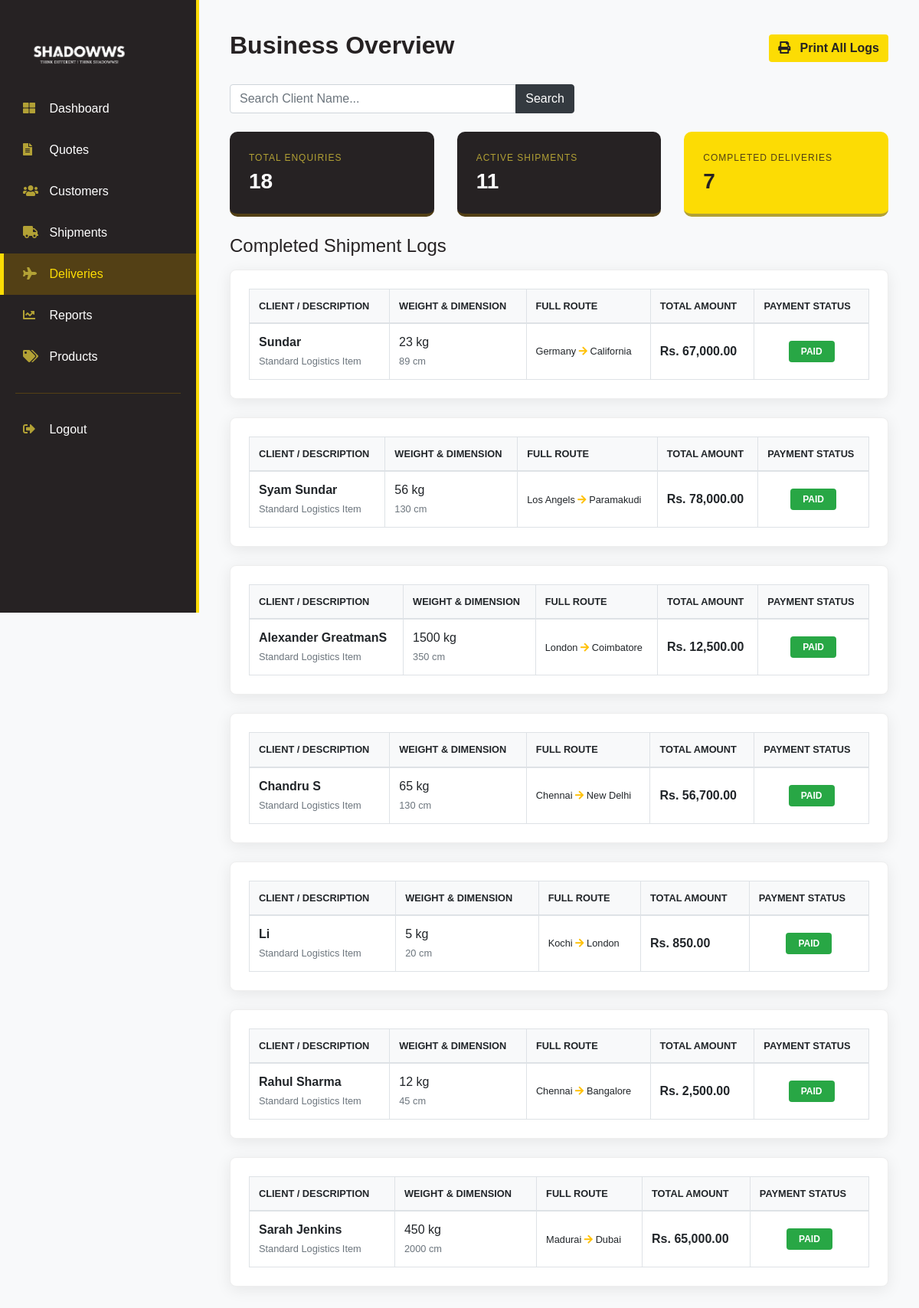
Screenshot of /admin_deliveries.php with the database file from the repository.
### tables this page shows
CREATE TABLE `tbl_shipments` (
  `id` int(11) NOT NULL,
  `quote_id` int(11) DEFAULT NULL,
  `tracking_id` varchar(50) DEFAULT NULL,
  `current_status` enum('Ordered','In Transit','Out for Delivery','Delivered') DEFAULT 'Ordered',
  `location` varchar(100) DEFAULT NULL,
  `expected_delivery` date DEFAULT NULL,
  `updated_at` timestamp NOT NULL DEFAULT current_timestamp() ON UPDATE current_timestamp(),
  `payment_status` varchar(50) DEFAULT NULL
);

CREATE TABLE `tbl_quoteform` (
  `Id` int(11) NOT NULL,
  `Origin` varchar(100) DEFAULT NULL,
  `Destination` varchar(100) DEFAULT NULL,
  `Weight` int(11) DEFAULT NULL,
  `Dimension` int(11) DEFAULT NULL,
  `Name` varchar(50) DEFAULT NULL,
  `Email` varchar(50) DEFAULT NULL,
  `Phone` varchar(20) DEFAULT NULL,
  `Message` text DEFAULT NULL,
  `Status` varchar(20) DEFAULT 'pending',
  `Quoted_price` decimal(15,2) DEFAULT NULL,
  `Created_at` timestamp NOT NULL DEFAULT current_timestamp()
);

### admin_deliveries.php (the view, shortened to what this page needs)
<?php
$total_quotes = mysqli_fetch_assoc(mysqli_query($conn, "SELECT COUNT(*) as count FROM tbl_QuoteForm"))['count'];
$total_shipments = mysqli_fetch_assoc(mysqli_query($conn, "SELECT COUNT(*) as count FROM tbl_shipments"))['count'];
$delivered = mysqli_fetch_assoc(mysqli_query($conn, "SELECT COUNT(*) as count FROM tbl_shipments WHERE current_status='Delivered'"))['count'];
$search = $_GET['search_client'] ?? '';
$query = "SELECT s.*, q.Name, q.Email, q.Phone, q.Origin, q.Destination, q.Weight, q.Dimension, q.Quoted_price, q.created_at as order_date
          FROM tbl_shipments s
          JOIN tbl_QuoteForm q ON s.quote_id = q.Id
          WHERE s.current_status = 'Delivered'";
$query .= " ORDER BY s.updated_at DESC";
$result = mysqli_query($conn, $query);
?>
<!DOCTYPE html>
<html lang="en">
<head>
    <link href="https://stackpath.bootstrapcdn.com/bootstrap/4.4.1/css/bootstrap.min.css" rel="stylesheet">
    <link href="https://cdnjs.cloudflare.com/ajax/libs/font-awesome/5.10.0/css/all.min.css" rel="stylesheet">
    <link href="css/new.css" rel="stylesheet">
</head>
<body>
    <?php include "admin_header.php" ?>
    <div class="admin-main">
        <div class="d-flex justify-content-between align-items-center mb-4 no-print">
            <h2 style="font-weight: bold;">Business Overview</h2>
            <button onclick="window.print()" class="btn btn-approve">
                <i class="fa fa-print mr-2"></i> Print All Logs
            </button>
        </div>
        <form method="GET" class="mb-4 no-print">
            <div class="input-group" style="max-width: 450px;">
                <input type="text" name="search_client" class="form-control" placeholder="Search Client Name..." value="<?php echo htmlspecialchars($search); ?>">
                <div class="input-group-append">
                    <button class="btn btn-dark" type="submit">Search</button>
                </div>
            </div>
        </form>
        <div class="row mb-4 no-print">
            <div class="col-md-4"><div class="report-stats-card"><p>Total Enquiries</p><h3><?php echo $total_quotes; ?></h3></div></div>
            <div class="col-md-4"><div class="report-stats-card"><p>Active Shipments</p><h3><?php echo $total_shipments; ?></h3></div></div>
            <div class="col-md-4"><div class="report-stats-card gold-variant"><p>Completed Deliveries</p><h3><?php echo $delivered; ?></h3></div></div>
        </div>
        <h4 class="mb-3 no-print">Completed Shipment Logs</h4>
        <div class="report-container">
            <?php while($row = mysqli_fetch_assoc($result)) { ?>
                <div class="section-card p-4 mb-4 shipment-entry" style="border: 1px solid #eee; background: #fff;">
                    <table class="table table-bordered mb-0">
                        <thead style="background-color: #f8f9fa;">
                            <tr class="small text-uppercase">
                                <th>Client / Description</th>
                                <th>Weight & Dimension</th>
                                <th>Full Route</th>
                                <th>Total Amount</th>
                                <th>Payment Status</th>
                            </tr>
                        </thead>
                        <tbody>
                            <tr>
                                <td class="align-middle">
                                    <strong><?php echo $row['Name']; ?></strong><br>
                                    <span class="text-muted small">Standard Logistics Item</span>
                                </td>
                                <td class="align-middle">
                                    <?php echo $row['Weight']; ?> kg<br>
                                    <small class="text-muted"><?php echo $row['Dimension'] ?? 'N/A'; ?> cm</small>
                                </td>
                                <td class="align-middle small">
                                    <?php echo $row['Origin']; ?> <i class="fa fa-arrow-right text-warning"></i> <?php echo $row['Destination']; ?>
                                </td>
                                <td class="align-middle font-weight-bold">
                                    Rs. <?php echo number_format($row['Quoted_price'], 2); ?>
                                </td>
                                <td class="align-middle text-center">
                                    <span class="badge badge-success px-3 py-2">PAID</span>
                                </td>
                            </tr>
                        </tbody>
                    </table>
                </div>
            <?php } ?>
        </div>
    </div>
</body>
</html>

### css/new.css (style rules this page uses)
body { font-family: "Century Gothic", "Apple Gothic", sans-serif; background-color: #f8f9fa; color: #262223; }
.admin-main { margin-left: 260px; padding: 40px; }
.section-card { background: #ffffff; border-radius: 8px; box-shadow: 0 4px 20px rgba(0,0,0,0.08); border: none; overflow: hidden; }
.btn-approve { background-color: #fcdc04; color: #262223; border: none; font-weight: bold; transition: 0.3s; }
.report-stats-card { background: #262223; color: #fff; padding: 25px; border-radius: 10px; border-bottom: 4px solid #534015; transition: transform 0.3s ease; }
.report-stats-card p { font-size: 12px; text-transform: uppercase; letter-spacing: 1px; color: #b2a135; margin-bottom: 5px; }
.report-stats-card h3 { font-weight: bold; margin: 0; }
.report-stats-card.gold-variant { background: #fcdc04; color: #262223; border-bottom: 4px solid #b2a135; }
.report-stats-card.gold-variant p { color: #534015; }
body { background: #f8f9fa; font-family: 'sans-serif;', sans-serif; }

### rows the page displays
tbl_shipments: quote.Name "Sundar", quote.Weight "23", quote.Dimension "89", quote.Origin "Germany", quote.Destination "California", quote.Quoted_price "67,000.00"
tbl_shipments: quote.Name "Syam Sundar", quote.Weight "56", quote.Dimension "130", quote.Origin "Los Angels", quote.Destination "Paramakudi", quote.Quoted_price "78,000.00"
tbl_shipments: quote.Name "Alexander GreatmanS", quote.Weight "1500", quote.Dimension "350", quote.Origin "London", quote.Destination "Coimbatore", quote.Quoted_price "12,500.00"
tbl_shipments: quote.Name "Chandru S", quote.Weight "65", quote.Dimension "130", quote.Origin "Chennai", quote.Destination "New Delhi", quote.Quoted_price "56,700.00"
tbl_shipments: quote.Name "Li", quote.Weight "5", quote.Dimension "20", quote.Origin "Kochi", quote.Destination "London", quote.Quoted_price "850.00"
tbl_shipments: quote.Name "Rahul Sharma", quote.Weight "12", quote.Dimension "45", quote.Origin "Chennai", quote.Destination "Bangalore", quote.Quoted_price "2,500.00"
tbl_shipments: quote.Name "Sarah Jenkins", quote.Weight "450", quote.Dimension "2000", quote.Origin "Madurai", quote.Destination "Dubai", quote.Quoted_price "65,000.00"

### other values shown
$total_quotes "18"
$total_shipments "11"
$delivered "7"
